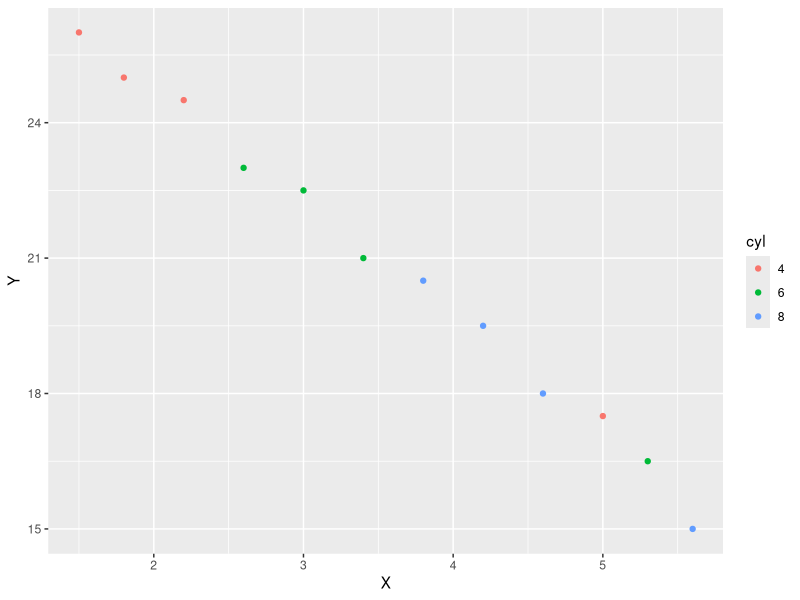
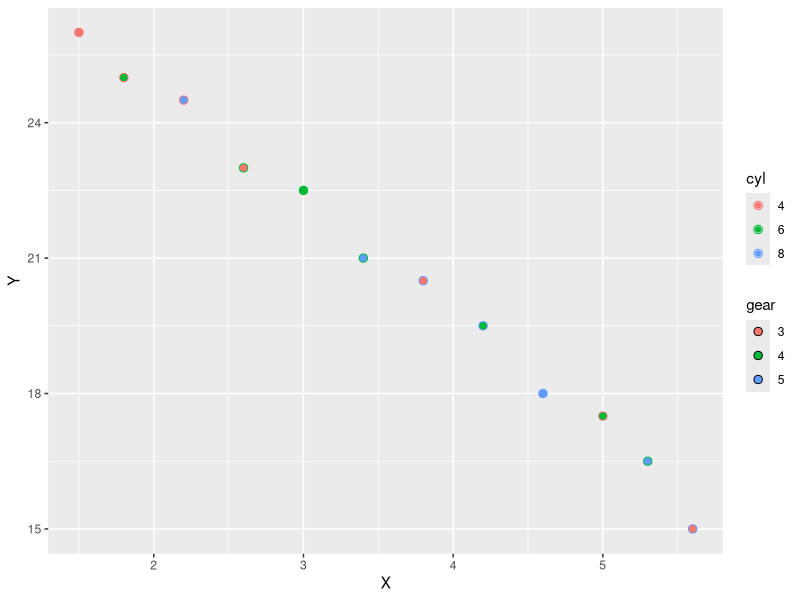
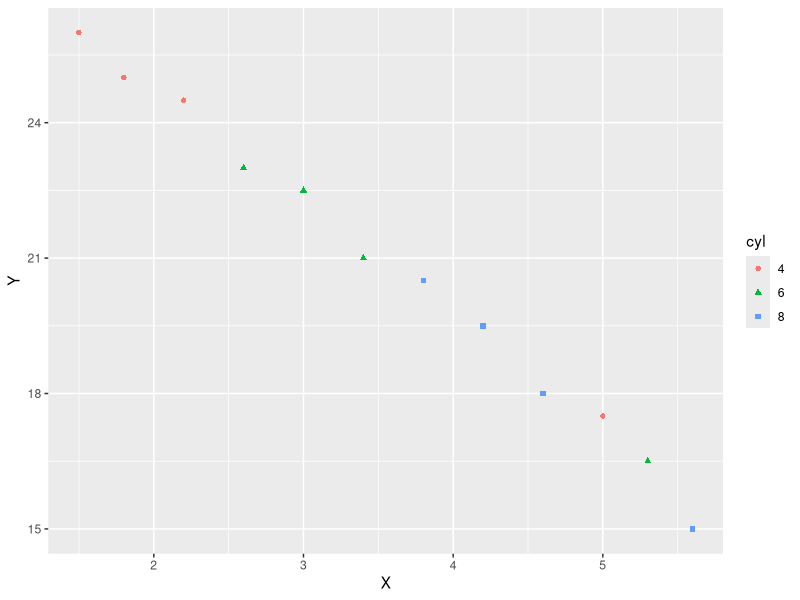
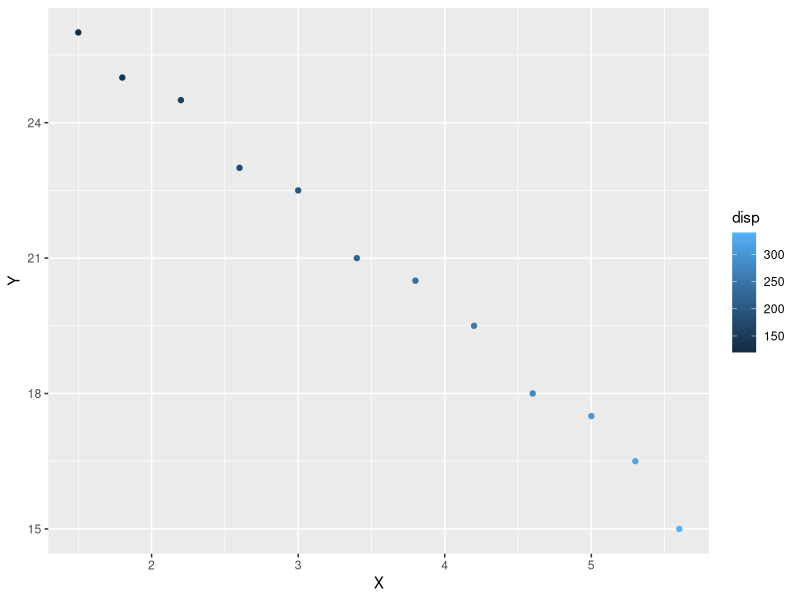
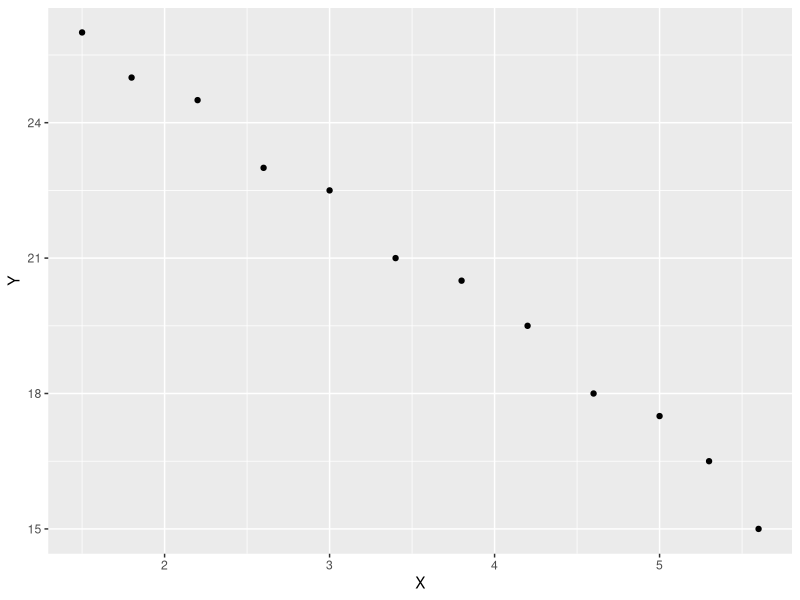
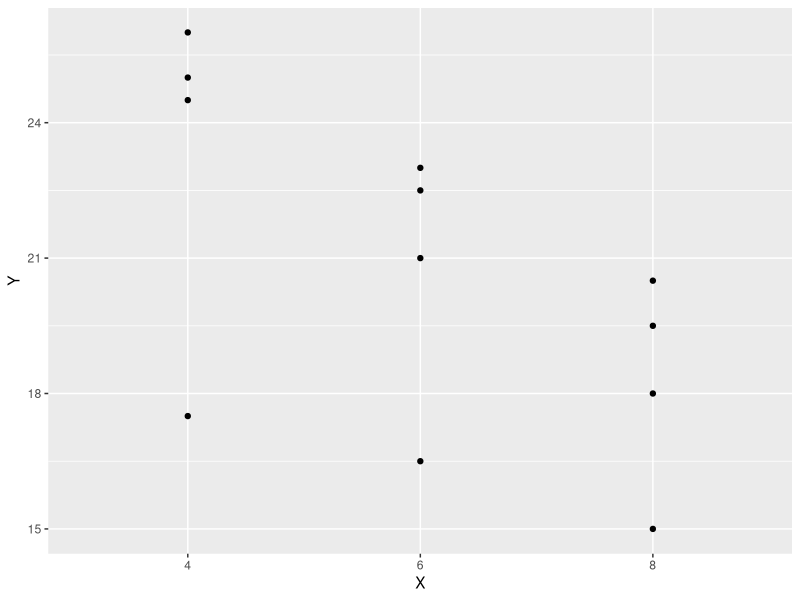
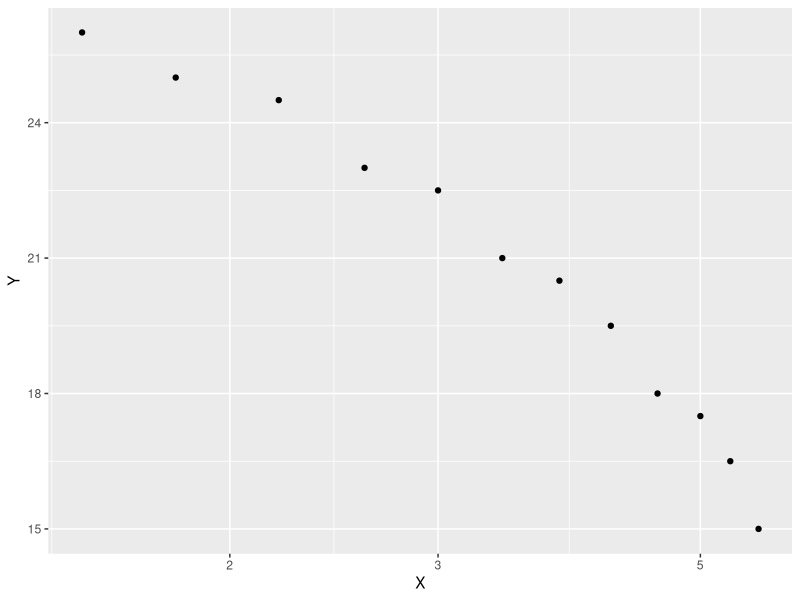
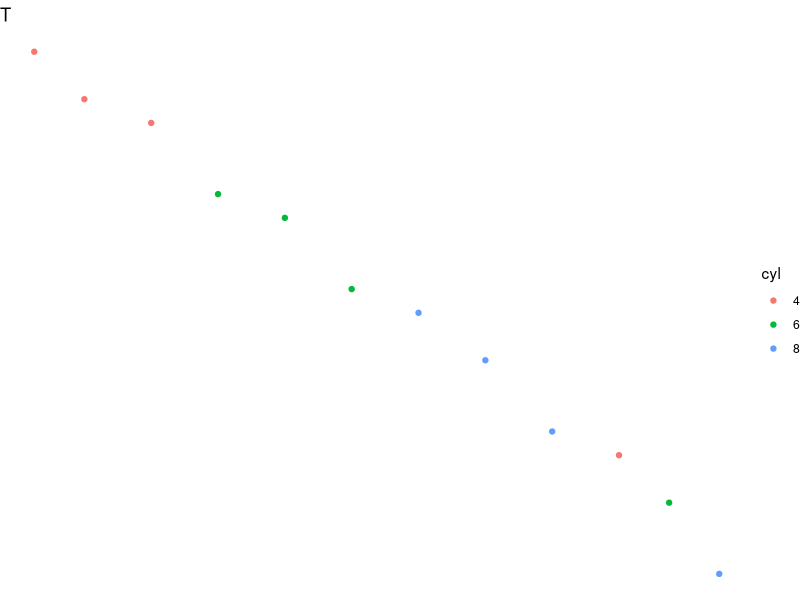

These figures' R source, in order: (Note: this script raises an error after producing the figures.)
#!/usr/bin/env Rscript
#
# 生成 tests/fixtures/guide_r_reference.json —— guide（M1-11）的 R 侧参考值。
#
#   pixi run -e refs refs:guide
#
# 8 个 case，全部钉 ggplot2 4.0.3：
#
#   1. legend_colour_discrete   colour 映射离散变量（单图例）
#   2. legend_colour_fill       colour + fill 是**不同变量** → 两张图例竖排
#   3. legend_merged            colour + shape 映射**同一变量** → 合并成一张
#   4. colourbar                连续 colour → 色条 + 断点 / 标签
#   5. axis_continuous          连续 x / y：断点、标签、轴行列尺寸
#   6. axis_discrete            离散 x：断点 / 标签 / 轴行高
#   7. axis_log10               scale_x_log10：断点在变换后的空间
#   8. theme_void               轴消失；图例**仍然保留**（4.0.3 的行为）
#
# 记录两类东西：
#
#   - `ggplot_build(p)$layout$panel_params[[1]]$x/y` 的 `get_breaks()` /
#     `get_labels()` 与 `x.range` / `y.range`（Tick 位置在 Python 侧按同一公式算）；
#   - `ggplotGrob(p)` 画在 7×7in 的 pdf(NULL) 上以后，按 layout 名字读回的行高 /
#     列宽（cm）：axis-l / axis-b / ylab-l / xlab-b / title / guide-box-right，
#     以及每张图例 gtable 自己的宽高。量法与 tools/refs/gtable_ref.R 一致
#     （draw 之后 convertWidth/convertHeight，读 grid 真正分配出来的尺寸）。
#
# 图例的键（`.value` / `.label`）走 4.0.3 的 `get_guide_data()`，它把合并后的
# guide 的键值一并给出（colour + shape 同变量时会同时有两列）。

suppressPackageStartupMessages({
  library(ggplot2)
  library(jsonlite)
  library(grid)
})

# 不开默认绘图设备：否则 ggplot 会在 CWD 留下 Rplots.pdf。
invisible(pdf(NULL))

out_path <- "tests/fixtures/guide_r_reference.json"
page_in <- c(7, 7)

d <- data.frame(
  x = c(1.5, 1.8, 2.2, 2.6, 3.0, 3.4, 3.8, 4.2, 4.6, 5.0, 5.3, 5.6),
  y = c(26.0, 25.0, 24.5, 23.0, 22.5, 21.0, 20.5, 19.5, 18.0, 17.5, 16.5, 15.0),
  cyl = factor(c(4, 4, 4, 6, 6, 6, 8, 8, 8, 4, 6, 8), levels = c(4, 6, 8)),
  gear = factor(c(3, 4, 5, 3, 4, 5, 3, 4, 5, 4, 5, 3), levels = c(3, 4, 5)),
  disp = c(120, 140, 160, 180, 200, 220, 240, 260, 280, 300, 320, 340)
)

num <- function(value) {
  if (is.null(value) || length(value) == 0) {
    return(NULL)
  }
  value <- as.numeric(value)
  unname(value)
}

# 一列 breaks + labels：NA（越界）照原样记下来，Python 侧自己过滤。
breaks_of <- function(view) {
  list(breaks = num(view$get_breaks()), labels = as.character(view$get_labels()))
}

range_of <- function(view, range) {
  list(range = num(range))
}

# 在 7×7in 的页面上画一遍，读回按名字查的 region 尺寸（cm）。
region_size <- function(g, name, kind) {
  row <- g$layout[g$layout$name == name, , drop = FALSE]
  if (nrow(row) == 0) {
    return(NULL)
  }
  if (kind == "height") {
    return(sum(convertHeight(g$heights[row$t:row$b], "cm", valueOnly = TRUE)))
  }
  sum(convertWidth(g$widths[row$l:row$r], "cm", valueOnly = TRUE))
}

measure_axes <- function(g) {
  list(
    axis_l = region_size(g, "axis-l", "width"),
    axis_b = region_size(g, "axis-b", "height"),
    ylab_l = region_size(g, "ylab-l", "width"),
    xlab_b = region_size(g, "xlab-b", "height"),
    title = region_size(g, "title", "height")
  )
}

measure_legends <- function(g) {
  row <- g$layout[g$layout$name == "guide-box-right", , drop = FALSE]
  if (nrow(row) == 0) {
    return(list(present = FALSE))
  }
  wrapper <- g$grobs[[which(g$layout$name == "guide-box-right")]]
  # 没有图例时 guide-box-right 这一行仍然存在，但挂的是 zeroGrob。
  if (!inherits(wrapper, "gtable")) {
    return(list(present = FALSE))
  }
  downViewport("layout")
  downViewport(paste0("guide-box-right.", row$t, "-", row$r, "-", row$b, "-", row$l))
  width <- convertWidth(unit(1, "npc"), "cm", valueOnly = TRUE)
  height <- convertHeight(unit(1, "npc"), "cm", valueOnly = TRUE)
  downViewport(wrapper$name)
  guides <- Filter(function(item) inherits(item, "gtable"), wrapper$grobs)
  sizes <- lapply(guides, function(item) {
    list(
      width = convertWidth(grobWidth(item), "cm", valueOnly = TRUE),
      height = convertHeight(grobHeight(item), "cm", valueOnly = TRUE)
    )
  })
  upViewport(0)
  list(present = TRUE, width = width, height = height, guides = sizes)
}

guide_data <- function(plot, aesthetics) {
  out <- list()
  for (aesthetic in aesthetics) {
    key <- tryCatch(get_guide_data(plot, aesthetic), error = function(...) NULL)
    if (is.null(key)) {
      next
    }
    rows <- lapply(seq_len(nrow(key)), function(i) {
      record <- list(label = as.character(key$.label[i]), value = num(key$.value[i]))
      for (name in setdiff(names(key), c(".label", ".value"))) {
        item <- key[[name]][i]
        record[[name]] <- if (is.character(item)) as.character(item) else num(item)
      }
      record
    })
    out[[aesthetic]] <- rows
  }
  out
}

measure_case <- function(name, plot, aesthetics) {
  built <- ggplot_build(plot)
  params <- built$layout$panel_params[[1]]
  g <- ggplotGrob(plot)
  pdf(NULL, width = page_in[1], height = page_in[2])
  grid.newpage()
  grid.draw(g)
  downViewport("layout")
  axes <- measure_axes(g)
  upViewport(0)
  legends <- measure_legends(g)
  upViewport(0)
  list(
    name = name,
    structure = list(
      nrow = nrow(g),
      ncol = ncol(g),
      regions = sort(unique(g$layout$name))
    ),
    axes = axes,
    legends = legends,
    x = list(
      range = num(params$x.range),
      breaks = num(params$x$get_breaks()),
      labels = as.character(params$x$get_labels())
    ),
    y = list(
      range = num(params$y.range),
      breaks = num(params$y$get_breaks()),
      labels = as.character(params$y$get_labels())
    ),
    guides = guide_data(plot, aesthetics)
  )
}

base <- function(mapping) {
  ggplot(d, mapping) + geom_point() + labs(x = "X", y = "Y")
}

cases <- list(
  measure_case("legend_colour_discrete", base(aes(x, y, colour = cyl)), c("colour")),
  measure_case(
    "legend_colour_fill",
    base(aes(x, y, colour = cyl, fill = gear)) + geom_point(shape = 21, size = 2.5),
    c("colour", "fill")
  ),
  measure_case("legend_merged", base(aes(x, y, colour = cyl, shape = cyl)), c("colour", "shape")),
  measure_case("colourbar", base(aes(x, y, colour = disp)), c("colour")),
  measure_case("axis_continuous", base(aes(x, y)), character(0)),
  measure_case("axis_discrete", base(aes(cyl, y)), character(0)),
  measure_case("axis_log10", base(aes(x, y)) + scale_x_log10(), character(0)),
  measure_case(
    "theme_void",
    ggplot(d, aes(x, y, colour = cyl)) +
      geom_point() +
      labs(title = "T", x = "X", y = "Y") +
      theme_void(),
    c("colour")
  )
)

names(cases) <- vapply(cases, `[[`, character(1), "name")

output <- list(
  generator = "tools/refs/guide_ref.R",
  ggplot2 = as.character(packageVersion("ggplot2")),
  size_in = page_in,
  data = list(
    x = d$x, y = d$y, disp = d$disp,
    cyl = as.character(d$cyl), cyl_levels = levels(d$cyl),
    gear = as.character(d$gear), gear_levels = levels(d$gear)
  ),
  cases = cases
)

writeLines(toJSON(output, auto_unbox = TRUE, digits = 17, na = "null", pretty = TRUE), out_path)
cat("wrote", out_path, "with", length(cases), "cases\n")
